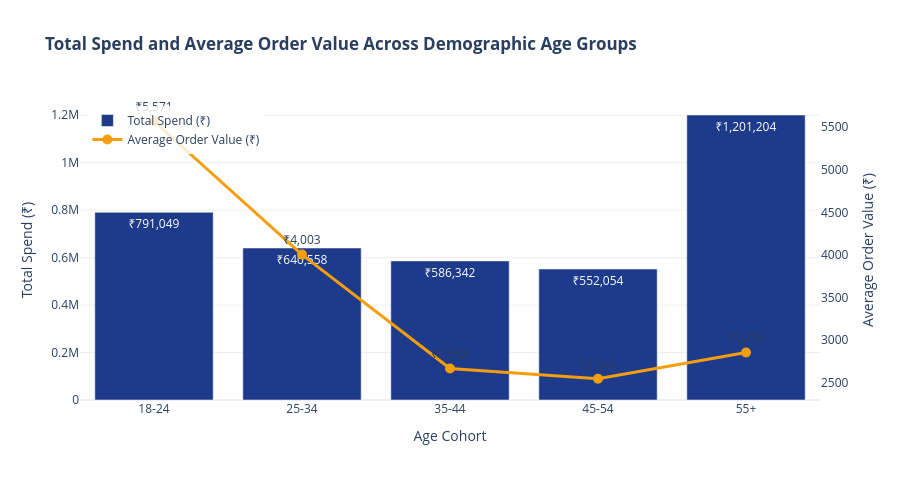

The code cell stored with this chart in its notebook:
### Markdown cell above
## 5. Bivariate Analysis: Demographics, Payments & Geography

### Code cell
# Chart 3: Age Group vs. Spend & Average Order Value
age_agg = df_trans.groupby("Age_Group").agg(
    Total_Spend=("Total_Purchase_Value", "sum"),
    Order_Count=("Total_Purchase_Value", "count"),
).reset_index()
age_agg["AOV"] = (age_agg["Total_Spend"] / age_agg["Order_Count"]).round(2)
age_agg["Spend_Share_Pct"] = ((age_agg["Total_Spend"] / age_agg["Total_Spend"].sum()) * 100).round(2)

fig3 = go.Figure()

fig3.add_trace(go.Bar(
    x=age_agg["Age_Group"],
    y=age_agg["Total_Spend"],
    name="Total Spend (₹)",
    marker_color=CORPORATE_PALETTE["primary"],
    yaxis="y",
    text=[f"₹{v:,.0f}" for v in age_agg["Total_Spend"]],
    textposition="auto",
))

fig3.add_trace(go.Scatter(
    x=age_agg["Age_Group"],
    y=age_agg["AOV"],
    name="Average Order Value (₹)",
    mode="lines+markers+text",
    marker=dict(size=10, color=CORPORATE_PALETTE["accent"]),
    line=dict(width=3, color=CORPORATE_PALETTE["accent"]),
    yaxis="y2",
    text=[f"₹{v:,.0f}" for v in age_agg["AOV"]],
    textposition="top center",
))

fig3.update_layout(
    title="<b>Total Spend and Average Order Value Across Demographic Age Groups</b>",
    xaxis=dict(title="Age Cohort"),
    yaxis=dict(title="Total Spend (₹)", showgrid=True),
    yaxis2=dict(title="Average Order Value (₹)", overlaying="y", side="right", showgrid=False),
    legend=dict(x=0.01, y=0.98, bgcolor="rgba(255,255,255,0.8)"),
    height=480,
)
fig3.show()

### Figure 1 — Plotly figure (JSON) as saved in the notebook; plotly's stock layout.template omitted (floating-point values rounded to 4 significant figures)
{"data": [{"marker": {"color": "#1E3A8A"}, "name": "Total Spend (₹)", "text": ["₹791,049", "₹640,558", "₹586,342", "₹552,054", "₹1,201,204"], "textposition": "auto", "type": "bar", "x": ["18-24", "25-34", "35-44", "45-54", "55+"], "y": [791000.0, 640600.0, 586300.0, 552100.0, 1201000.0], "yaxis": "y"}, {"line": {"color": "#F59E0B", "width": 3}, "marker": {"color": "#F59E0B", "size": 10}, "mode": "lines+markers+text", "name": "Average Order Value (₹)", "text": ["₹5,571", "₹4,003", "₹2,665", "₹2,544", "₹2,853"], "textposition": "top center", "type": "scatter", "x": ["18-24", "25-34", "35-44", "45-54", "55+"], "y": [5571.0, 4003.0, 2665.0, 2544.0, 2853.0], "yaxis": "y2"}], "layout": {"height": 480, "legend": {"bgcolor": "rgba(255,255,255,0.8)", "x": 0.01, "y": 0.98}, "title": {"text": "<b>Total Spend and Average Order Value Across Demographic Age Groups</b>"}, "xaxis": {"title": {"text": "Age Cohort"}}, "yaxis": {"showgrid": true, "title": {"text": "Total Spend (₹)"}}, "yaxis2": {"overlaying": "y", "showgrid": false, "side": "right", "title": {"text": "Average Order Value (₹)"}}}}
